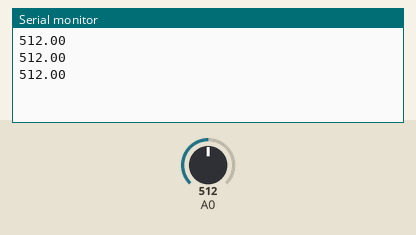
Bench run of a sketch on a simulated Arduino Uno, built with avr-gcc and run on an emulated ATmega328P. On the bench: the last lines printed to the serial monitor. The inputs (shaded band) are chosen by the test bench; at power-on: A0 = 512.

Above: at 1.3 s.
1.4 s: A0 set to 716
At 1.9 s:
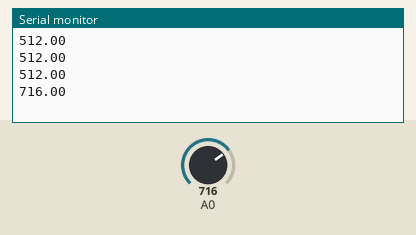
2.9 s: A0 set to 900
At 3.4 s:
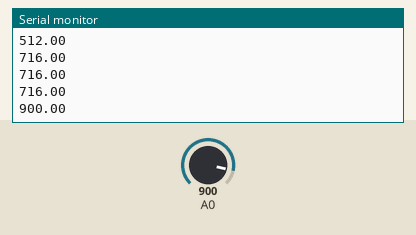
Timing chart, 0 to 5.9 s (numbered marks = the images above; inputs shaded):
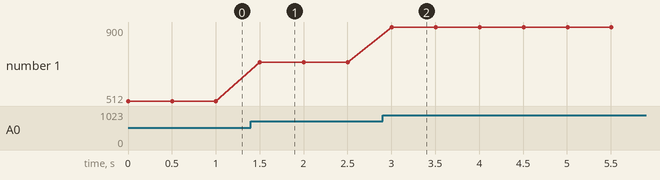

Measured:
- after the input at 1.4 s, the serial monitor: prints a new line after 0.10 s (image 1)
- after the input at 2.9 s, the serial monitor: prints a new line after 0.10 s (image 2)
- plotted number 1: 512 → 716 after the input at 1.4 s, 716 → 900 after the input at 2.9 s

The sketch:

CO2.ino
```cpp
float analog;
float digital;


void setup(){
    Serial.begin(9600);
}

void loop(){

analog = analogRead(0);
Serial.println(analog);


delay(500);
}
```
